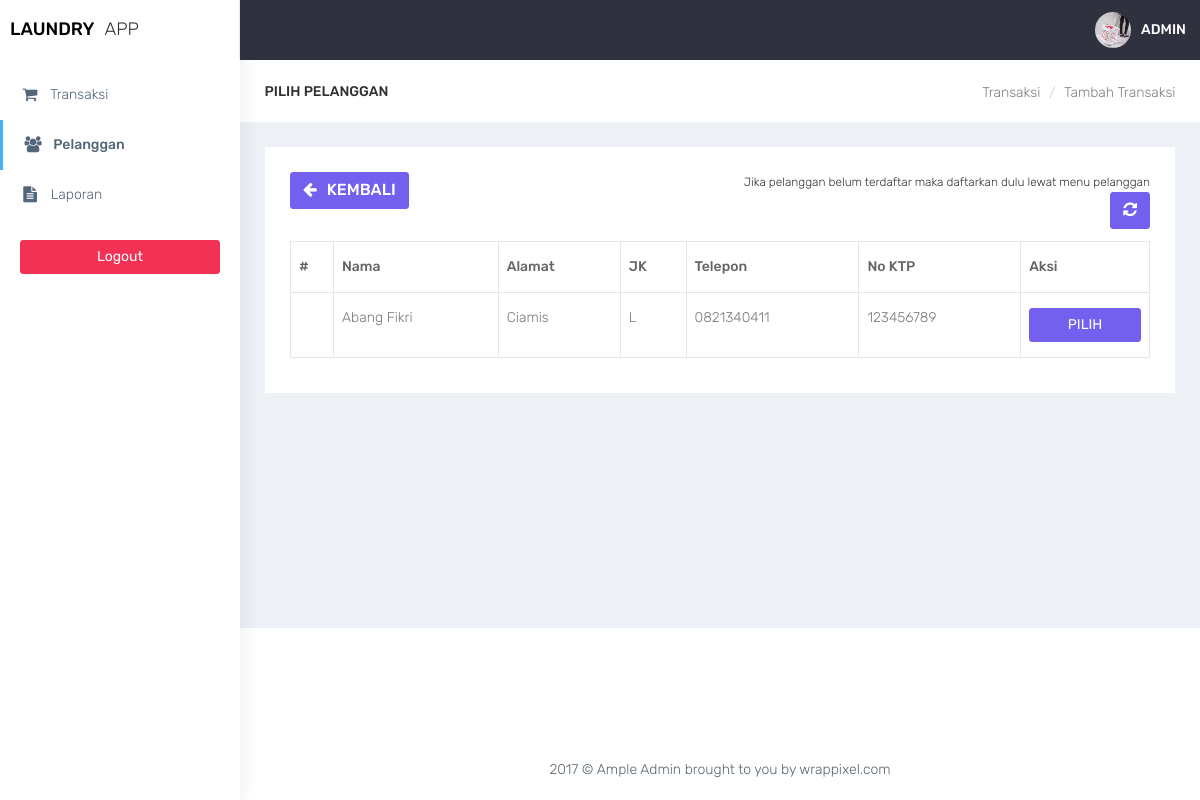
Page /kasir/transaksi_cari_member.php (signed in) on the committed database.
### tables this page shows
CREATE TABLE `member` (
  `id_member` int(11) NOT NULL,
  `nama_member` varchar(100) DEFAULT NULL,
  `alamat_member` text DEFAULT NULL,
  `jenis_kelamin` enum('L','P') DEFAULT NULL,
  `telp_member` varchar(15) DEFAULT NULL,
  `no_ktp` varchar(30) DEFAULT NULL
);

### kasir/functions.php (called while the page is built, shortened)
<?php
function ambildata($conn,$query){
    $data = mysqli_query($conn,$query);
    if (mysqli_num_rows($data) > 0) {
        while($row = mysqli_fetch_assoc($data)){
        $hasil[] = $row;
    }
    return $hasil;
    }
}
?>

### kasir/transaksi_cari_member.php (the view, shortened to what this page needs)
<?php
require 'functions.php';
require 'layout_header.php';
$query = 'SELECT * FROM member';
$data = ambildata($conn,$query);
?>
<div class="container-fluid">
    <div class="row bg-title">
        <div class="col-lg-3 col-md-4 col-sm-4 col-xs-12">
            <h4 class="page-title">Pilih Pelanggan</h4> </div>
        <div class="col-lg-9 col-sm-8 col-md-8 col-xs-12">
            <ol class="breadcrumb">
                <li><a href="#">Transaksi</a></li>
                <li><a href="#">Tambah Transaksi</a></li>
            </ol>
        </div>
    </div>
    <div class="row">
        <div class="col-md-12 col-lg-12 col-sm-12 col-xs-12">
            <div class="white-box">
                <div class="row">
                    <div class="col-md-6">
                        <a href="javascript:void(0)" onclick="window.history.back()" class="btn btn-primary box-title"><i class="fa fa-arrow-left fa-fw"></i> Kembali</a>
                    </div>
                    <div class="col-md-6 text-right">
                        <small>Jika pelanggan belum terdaftar maka daftarkan dulu lewat menu pelanggan</small>
                        <button id="btn-refresh" class="btn btn-primary box-title text-right" title="Refresh Data"><i class="fa fa-refresh" id="ic-refresh"></i></button>
                    </div>
                </div>
                <div class="table-responsive">
                    <table class="table table-bordered thead-dark" id="table">
                        <thead class="thead-dark">
                            <tr>
                                <th width="5%">#</th>
                                <th>Nama</th>
                                <th>Alamat</th>
                                <th>JK</th>
                                <th>Telepon</th>
                                <th>No KTP</th>
                                <th width="15%">Aksi</th>
                            </tr>
                        </thead>
                        <tbody>
                            <?php foreach($data as $member): ?>
                                <tr>
                                    <td></td>
                                    <td><?= $member['nama_member'] ?></td>
                                    <td><?= $member['alamat_member'] ?></td>
                                    <td><?= $member['jenis_kelamin'] ?></td>
                                    <td><?= $member['telp_member'] ?></td>
                                    <td><?= $member['no_ktp'] ?></td>
                                    <td align="center">
                                          <a href="transaksi_tambah.php?id=<?= $member['id_member']; ?>" data-toggle="tooltip" data-placement="bottom" title="Pilih" class="btn btn-primary btn-block">PILIH</a>
                                    </td>
                                </tr>
                            <?php endforeach; ?>
                        </tbody>
                    </table>
                </div>
            </div>
        </div>
    </div>
</div>
<?php
require'layout_footer.php';

### assets/css/colors/default.css (style rules this page uses)
body { background: #fff; }

### rows in the picture
member: nama_member "Abang Fikri", alamat_member "Ciamis", jenis_kelamin "L", telp_member "0821340411", no_ktp "123456789"
